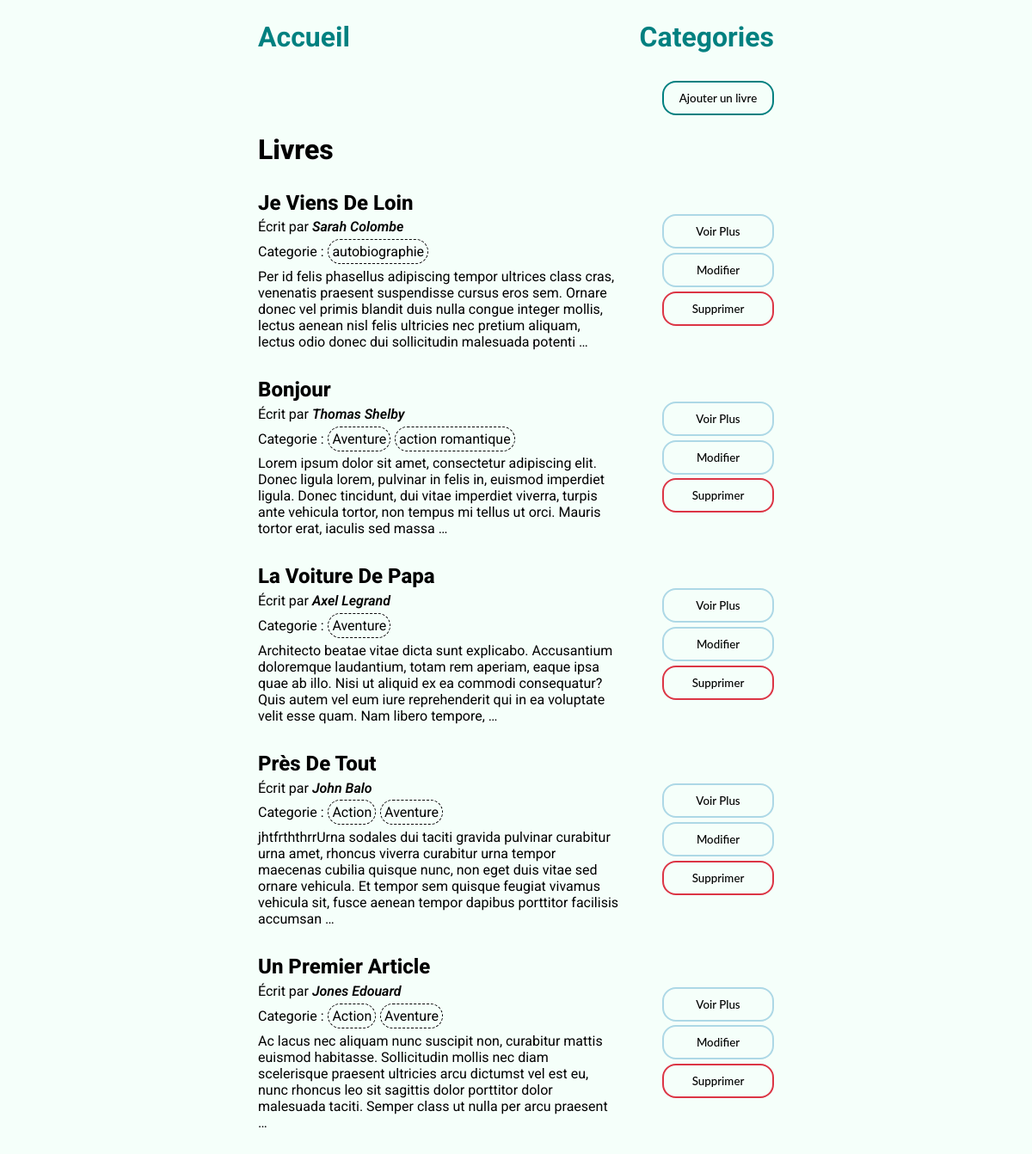
The page / on the database its author committed.
### livres/models.py (models this page shows, shortened)
class LivreModel(models.Model):
    title = models.CharField(max_length=100, verbose_name='Titre')
    slug = models.SlugField(max_length=100, unique=True, verbose_name='Slug')
    author = models.CharField(max_length=100, verbose_name='Auteur')
    description = models.TextField(verbose_name='Description')
    categories = models.ManyToManyField(CategoryModel, verbose_name='Categorie', related_name='livres')
    class Meta:
        ordering = ['title']
        verbose_name = 'Livre'
        verbose_name_plural = 'Livres'

class CategoryModel(models.Model):
    nom = models.CharField(max_length=100)
    slug = models.SlugField(unique=True)
    class Meta:
        ordering = ['nom']
        verbose_name = 'Categorie'
        verbose_name_plural = 'Categories'

### livres/views.py (the view)
# urls.py: path('', LivresHome.as_view(), name='home'),
class LivresHome(ListView):
    model = LivreModel
    context_object_name = 'livres'
    template_name = "livres_list.html"

### livres/templates/livres_list.html (shortened to what this page needs)
{% extends 'base.html' %}
{% block content %}
    <div class="main">
        <div class="under-nav">
            <a href="{% url 'livres:create_livre' %}"><button class="btn btn-add">Ajouter un livre</button></a>
        </div>
    <span class="page-title">Livres</span>
        <div>
        {% for livre in livres %}
            <div class="card">
                <div class="main">
                    <span class="title">{{ livre.title.title }}</span>
                    <p>Écrit par <span class="author">{{ livre.author.title }}</span></p>
                    <div class="categories">
                        <p>
                            Categorie :
                            <ul class="inlinelist">
                                {% for category in livre.categories.all %}
                                    <li class="categorie">{{ category.nom }}</li>
                                {% endfor %}
                            </ul>
                        </p>
                    </div>
                    <p>{{ livre.description|safe|truncatewords:40 }}</p>
                </div>
                <div class="side-action">
                    <form action="{% url 'livres:detail_livre' slug=livre.slug %}">
                        <button class="btn btn-normal">Voir Plus</button>
                    </form>
                    <a href="{% url 'livres:update_livre' slug=livre.slug %}">
                        <button class="btn btn-normal">Modifier</button>
                    </a>
                    <a href="{% url 'livres:delete_livre' slug=livre.slug %}">
                        <button class="btn btn-danger">Supprimer</button>
                    </a>
                </div>
            </div>
        {% endfor %}
        </div>
    </div>
{% endblock %}

### templates/base.html (shortened to what this page needs)
{% load static %}
<!DOCTYPE html>
<html lang="fr">
<head>
    <link rel="stylesheet" href="{% static 'css/style.css' %}">
</head>
<body>
    <div class="master">
        <nav>
            <a href="{% url 'livres:home' %}">Accueil</a>
            <a href="{% url 'livres:categories' %}">Categories</a>
        </nav>
        {% block content %}
        {% endblock %}
    </div>
</body>
</html>

### livres/static/css/style.css (style rules this page uses)
body { background: mintcream; display: flex; justify-content: center; }
* { font-family: roboto, sans-serif; }
.master { display: flex; flex-direction: column; align-content: center; align-items: center; width: 50%; padding-top: 1.5rem; }
nav { width: 100%; display: flex; justify-content: space-between; }
nav > a { text-decoration: none; color: teal; font-weight: bold; font-size: 2rem; }
a { text-decoration: none; }
.main { display: flex; flex-direction: column; width: 100%; }
.under-nav { display: flex; justify-content: end; width: 100%; margin-top: 2rem; margin-bottom: 1rem; }
button { outline: none; width: 130px; height: fit-content; padding: 10px 15px; border: 2px solid #000000; border-radius: 1rem; font-family: 'Lato', sans-serif; font-weight: 500; background: transparent; cursor: pointer; transition: all 0.3s ease; position: relative; display: inline-block; overflow: hidden; transition: all 0.3s ease; }
.btn:before { position: absolute; content: ''; display: inline-block; top: -180px; left: 0; width: 30px; height: 100%; background-color: #fff; animation: shiny-btn1 3s ease-in-out infinite; }
.btn-add { border-color: teal; font-weight: 550; }
.btn-normal { border-color: lightblue; font-weight: 550; }
.btn-danger { border-color: #dc3545; font-weight: 550; }
.inlinelist { display: flex; flex-direction: row; list-style-type: none; padding: 0; margin: 0; }
.inlinelist li { margin-right: 0.3rem; }
.categorie { box-sizing: border-box; border: 1px dashed #000000; padding: 0.25rem; border-radius: 100px; }
.categories { display: flex; align-items: center; gap: 0.3rem; }
.card { display: grid; grid-template-columns: 70% 30%; margin-bottom: 2rem; }
.main { display: flex; flex-direction: column; gap: 0.3rem; }
.side-action { display: flex; flex-direction: column; align-items: end; justify-content: center; gap: 0.3rem; }
.page-title { font-weight: 800; font-size: 2rem; margin-bottom: 1.5rem; align-self: start; }
.title { font-weight: 800; font-size: 1.5rem; }
.author { font-style: italic; font-weight: 600; }

### rows shown on the page
LivreModel: title "Je Viens De Loin", author "Sarah Colombe", description "Per id felis phasellus adipiscing tempor ultrices class cras, venenatis praesent suspendisse cursus eros sem. Ornare donec vel primis blandit duis nulla congue integer mollis, lectus aenean nisl felis ultricies nec pretium aliquam, lectus odio donec dui sollicitudin malesuada potenti …"
CategoryModel: nom "autobiographie"
LivreModel: title "Bonjour", author "Thomas Shelby", description "Lorem ipsum dolor sit amet, consectetur adipiscing elit. Donec ligula lorem, pulvinar in felis in, euismod imperdiet ligula. Donec tincidunt, dui vitae imperdiet viverra, turpis ante vehicula tortor, non tempus mi tellus ut orci. Mauris tortor erat, iaculis sed massa …"
CategoryModel: nom "Aventure"
CategoryModel: nom "action romantique"
LivreModel: title "La Voiture De Papa", author "Axel Legrand", description "Architecto beatae vitae dicta sunt explicabo. Accusantium doloremque laudantium, totam rem aperiam, eaque ipsa quae ab illo. Nisi ut aliquid ex ea commodi consequatur? Quis autem vel eum iure reprehenderit qui in ea voluptate velit esse quam. Nam libero tempore, …"
LivreModel: title "Près De Tout", author "John Balo", description "jhtfrththrrUrna sodales dui taciti gravida pulvinar curabitur urna amet, rhoncus viverra curabitur urna tempor maecenas cubilia quisque nunc, non eget duis vitae sed ornare vehicula. Et tempor sem quisque feugiat vivamus vehicula sit, fusce aenean tempor dapibus porttitor facilisis accumsan …"
CategoryModel: nom "Action"
LivreModel: title "Un Premier Article", author "Jones Edouard", description "Ac lacus nec aliquam nunc suscipit non, curabitur mattis euismod habitasse. Sollicitudin mollis nec diam scelerisque praesent ultricies arcu dictumst vel est eu, nunc rhoncus leo sit sagittis dolor porttitor dolor malesuada taciti. Semper class ut nulla per arcu praesent …"
